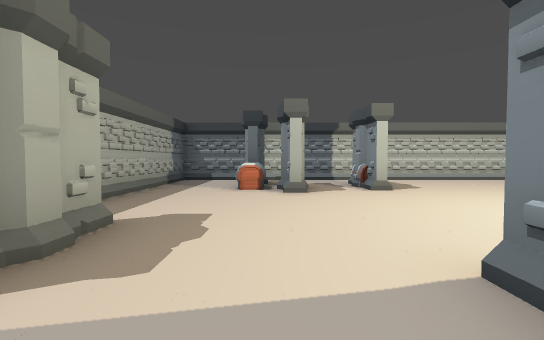
view 1 (above)

16 first-person views from a walk through a Godot game level. The camera is 1.4 m above the floor, tilts 2° down and sees 85° across. The floor is counted in squares, 2 m on a side. Each view is taken from the middle of a square. On the plan, view 1 faces up. The plan holds only what a view shows up to about 10 squares ahead; the rest is blank. Characters and animated objects are left out.

view 2
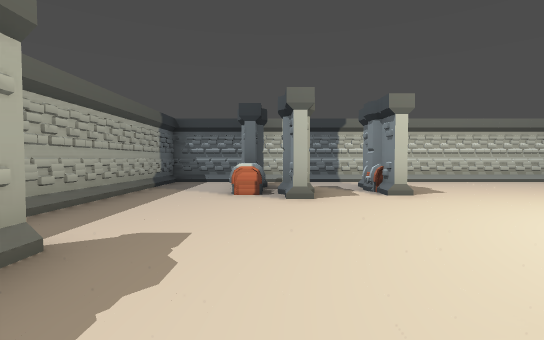

view 3
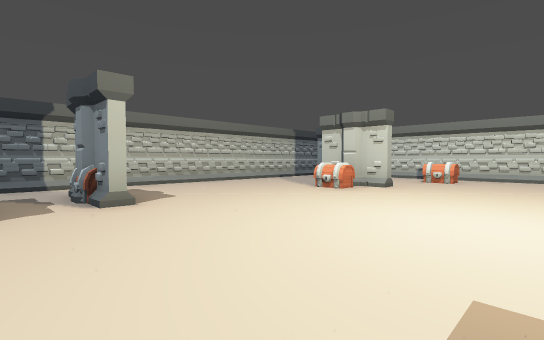

view 4
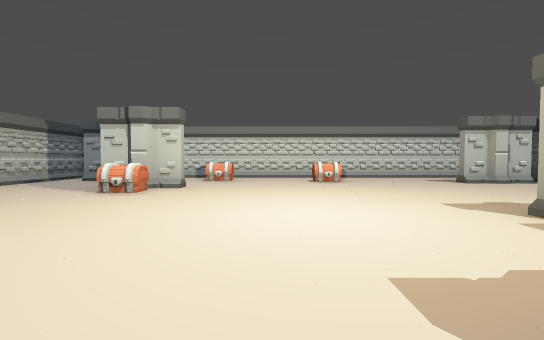

view 5
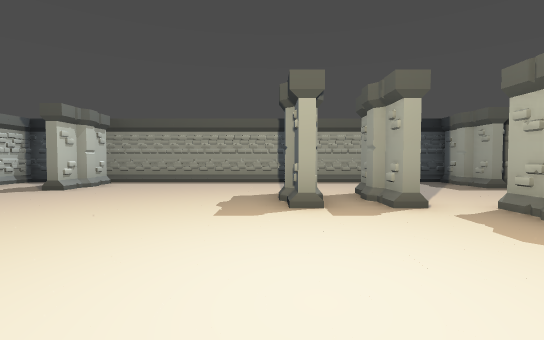

view 6
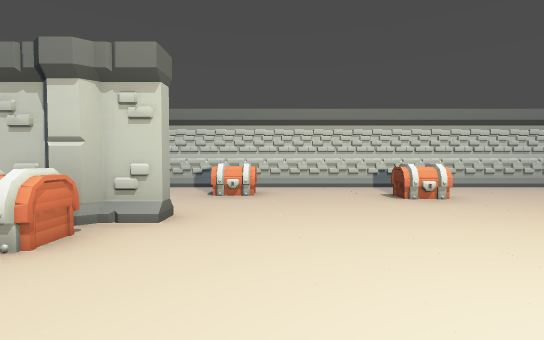

view 7
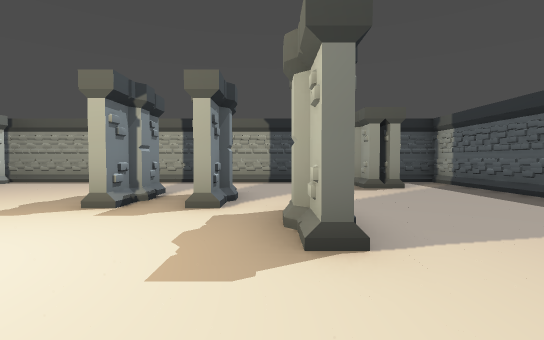

view 8
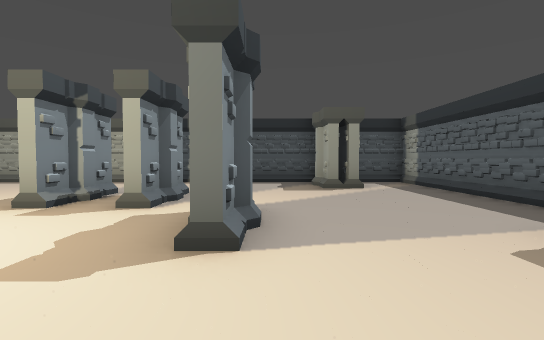

view 9
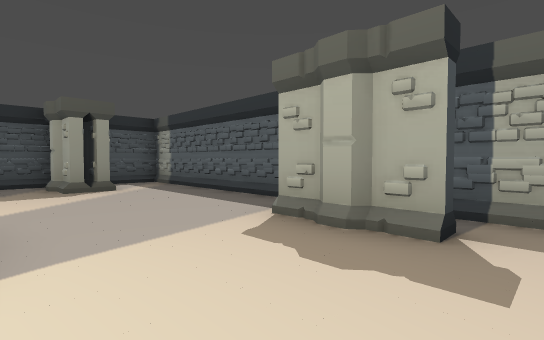

view 10
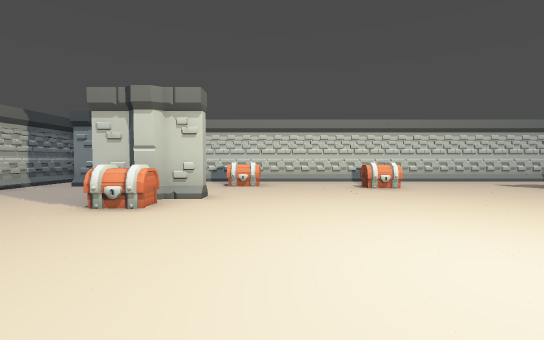

view 11
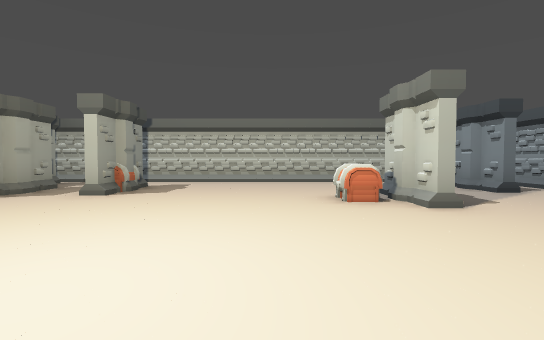

view 12
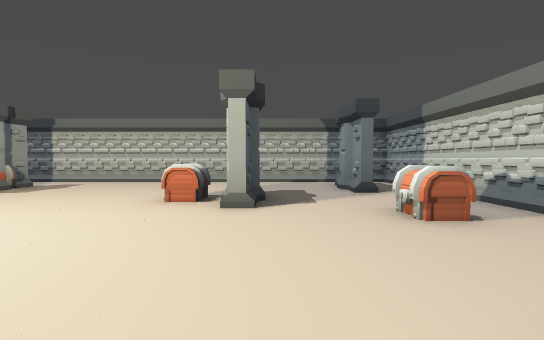

view 13
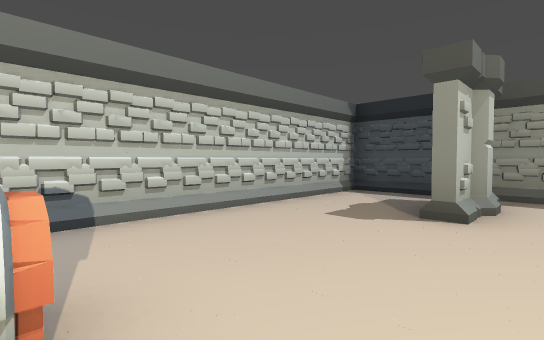

view 14
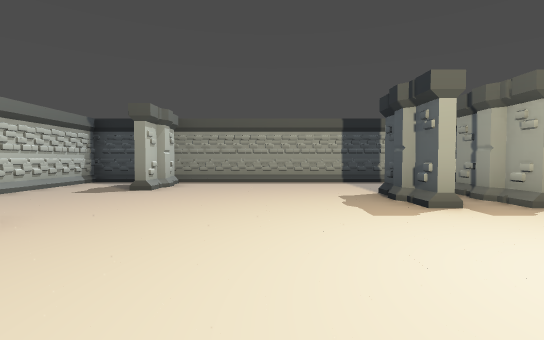

view 15
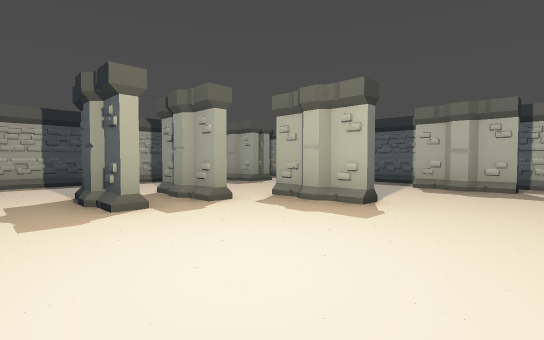

view 16
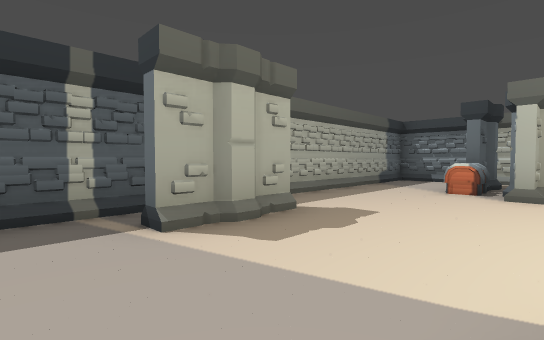

### Floor plan
Ten units are one square. View 1 is at (0, 0); x grows to the right and y downward. Boxes are objects, and circles mark ways between rooms. Rooms are numbered by the first view taken in them; rooms with no view inside come last. Other rooms are left out.
<svg viewBox="-36 -109 167 168">
<path fill="none" stroke="#000" d="M46 1 46 22M16 -19 16 2M31 2 31 22M84 -51 84 -72M14 -10 14 -18M24 -66 24 -74M86 -60 86 -52M26 -75 26 -68M44 22 44 2M4 -62 4 -70M29 22 29 2M-15 -23 -19 -18M6 -82 6 -62M-22 -33 -19 -33 -19 -12M109 -72 109 -92M-2 -90 -2 -85M97 36 100 33M-4 32 -4 54 96 54M-9 31 -9 40M106 -104 -31 -104 -31 54 -18 54M99 49 99 28 102 28M126 24 126 -74M18 -10 18 -5M46 8 49 12M31 8 33 11 33 15M84 -58 81 -61 81 -65M9 -75 9 -71 6 -68M-16 -24 -16 -21M-19 -27 -15 -22 -19 -17M97 40 97 35 99 32M96 54 126 54 126 24M126 -74 126 -104 106 -104"/>
<rect x="-15" y="-75" width="10" height="10" fill="#bbb"><title>chest</title></rect>
<rect x="25" y="-85" width="10" height="10" fill="#bbb"><title>chest</title></rect>
<rect x="65" y="-65" width="10" height="10" fill="#bbb"><title>chest</title></rect>
<rect x="105" y="-15" width="10" height="10" fill="#bbb"><title>chest</title></rect>
<rect x="105" y="-55" width="10" height="10" fill="#bbb"><title>chest</title></rect>
<circle cx="100" cy="50" r="3" fill="#2a7"/>
<circle cx="115" cy="35" r="3" fill="#2a7"/>
<circle cx="110" cy="-100" r="3" fill="#2a7"/>
<circle cx="120" cy="-85" r="3" fill="#2a7"/>
<text x="50" y="-30">1</text>
<text x="110" y="40">2</text>
<text x="120" y="-90">3</text>
</svg>
Room 1 opens to room 2. Room 1 opens to room 3.

Where each view was taken, in squares from view 1:
view 1: 0 up, 0 right, facing up
view 2: 1 up, 0 right, facing up
view 3: 2 up, 1 right, facing up-right
view 4: 3 up, 1 right, facing right
view 5: 4 up, 5 right, facing down
view 6: 4 up, 5 right, facing right
view 7: 4 up, 2 right, facing down
view 8: 4 up, 1 right, facing down
view 9: 4 up, 1 right, facing down-left
view 10: 4 up, 3 right, facing right
view 11: 1 up, 6 right, facing up
view 12: 1 up, 9 right, facing up
view 13: 1 up, 9 right, facing down-right
view 14: 4 up, 7 right, facing down
view 15: 4 up, 6 right, facing down-left
view 16: 0 up, 1 right, facing up-left
